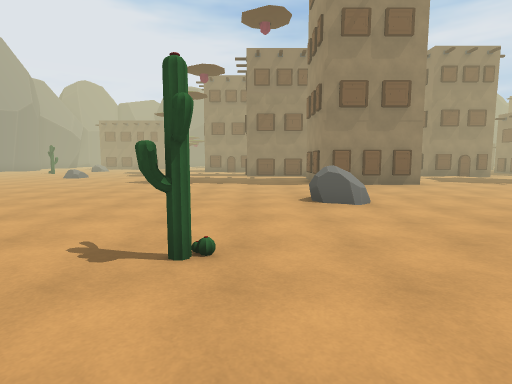
View 1 (above)

24 first-person views from a walk through a scene from a Unity 3-D project. The camera is 1.4 m above the floor, tilts 6° down and sees 80° across. The floor is counted in squares, 2 m on a side. Each view is taken from the middle of a square. On the plan, view 1 faces up. The plan holds only what a view shows up to about 10 squares ahead; the rest is blank. The place goes on beyond the plan. The player character is not drawn.

View 2
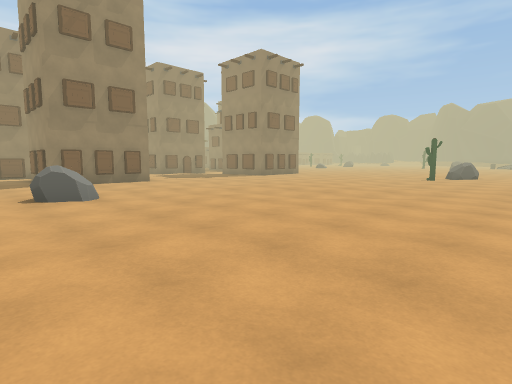

View 3
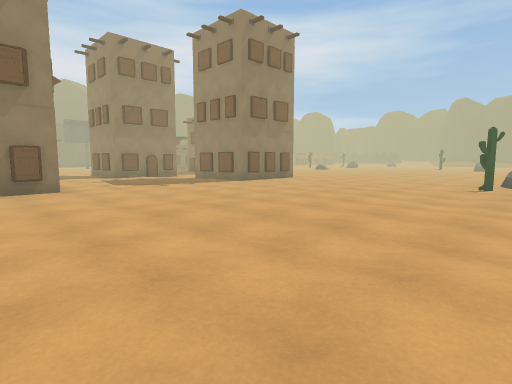

View 4
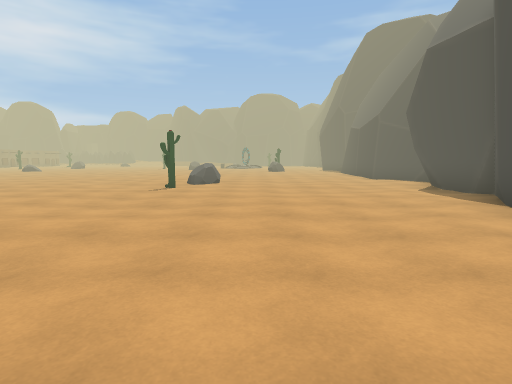

View 5
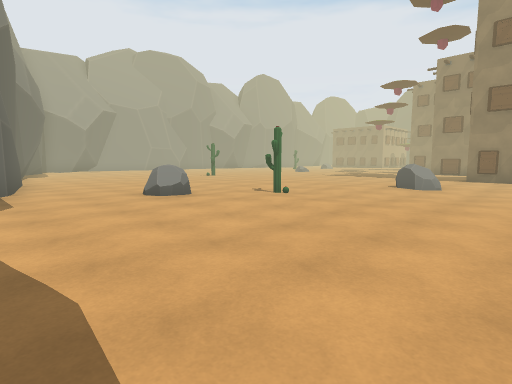

View 6
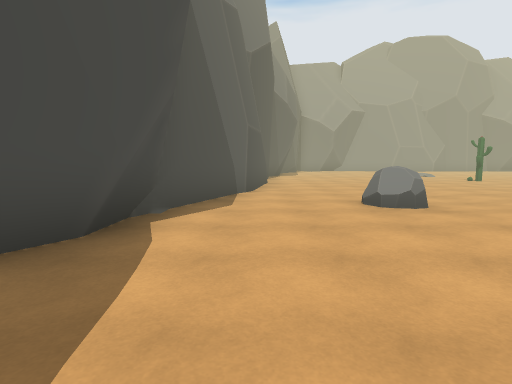

View 7
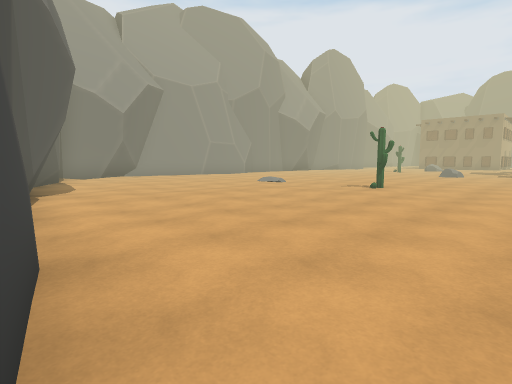

View 8
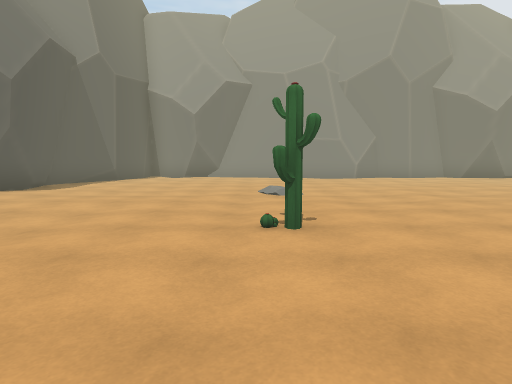

View 9
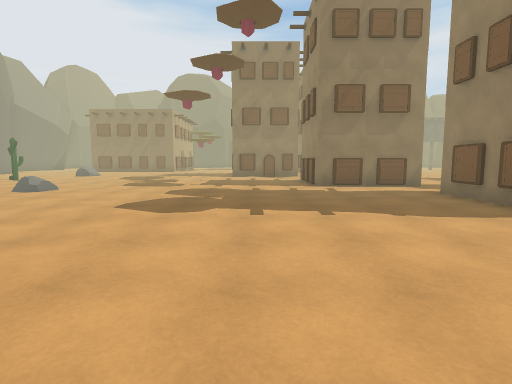

View 10
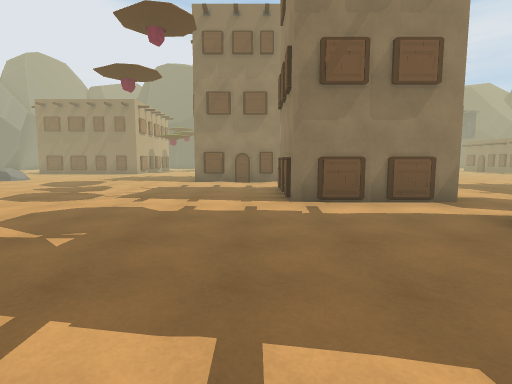

View 11
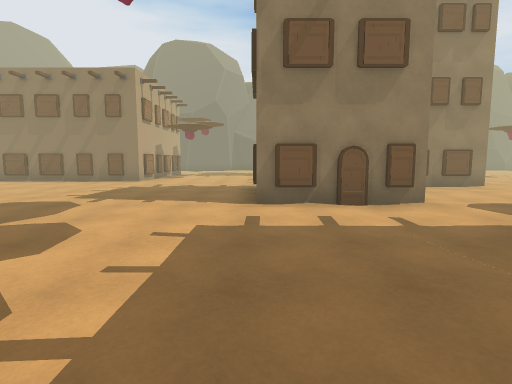

View 12
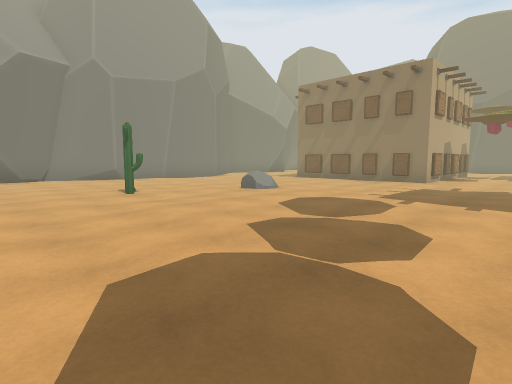

View 13
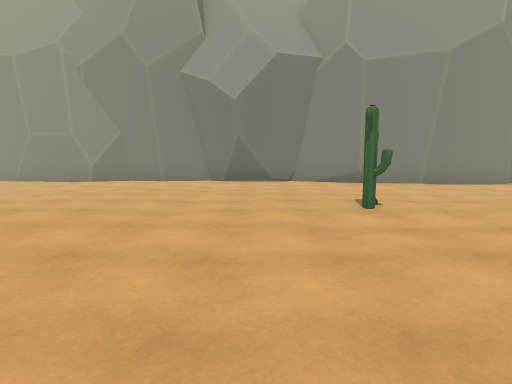

View 14
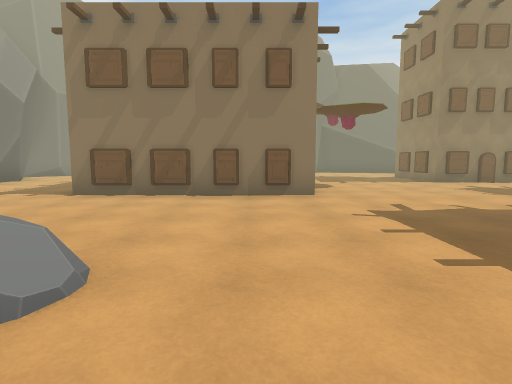

View 15
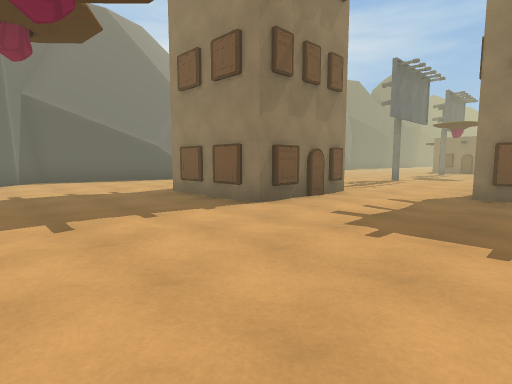

View 16
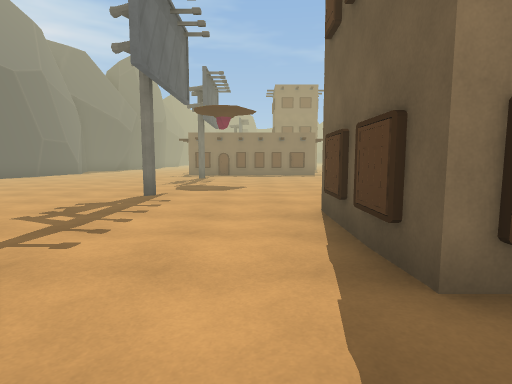

View 17
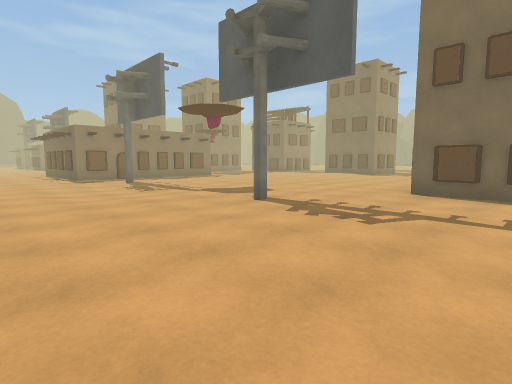

View 18
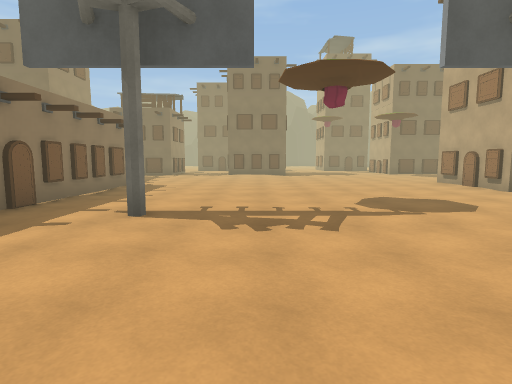

View 19
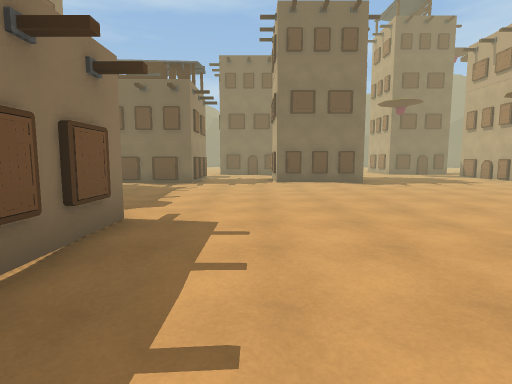

View 20
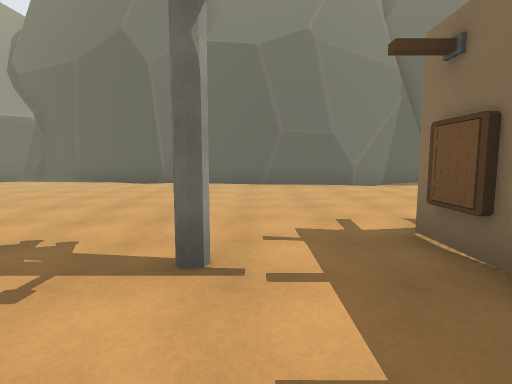

View 21
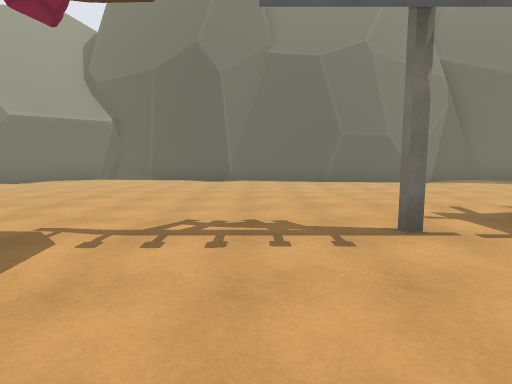

View 22
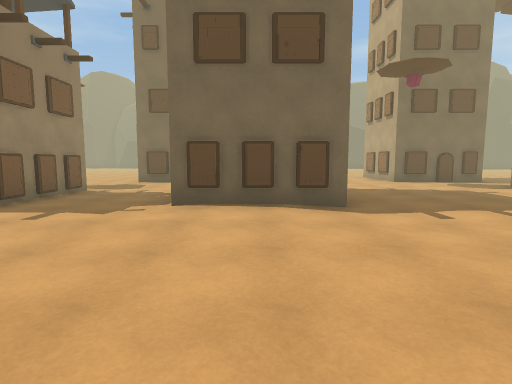

View 23
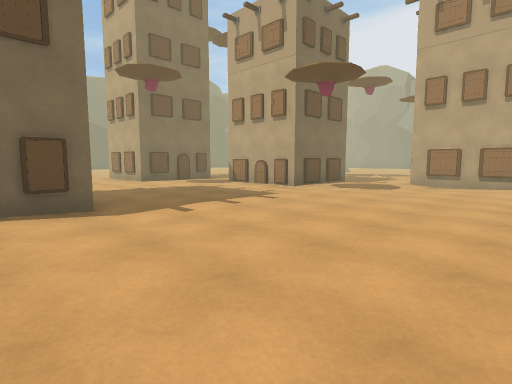

View 24
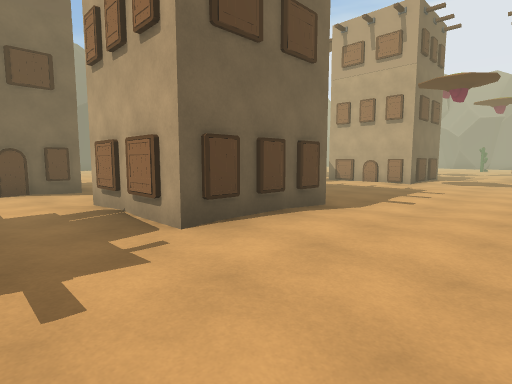

### Floor plan
Key: @ floor where view 1 was taken; # wall or solid block; . floor; / step, stairs or slope; B building; R rock; C cactus; I billboard.
Columns run from 16 left of view 1 to 14 right of it. Each row starts with its distance up from view 1.
 35                   #######
 34            ####  ##.......#####
 33            ....  #.............
 32            ....   .............
 31            ....  ..............
 30            ....  ..............
 29            ...B  .............
 28           ....#  ............B
 27 #..       ....###....I.....I.#
 26 #...      ...................#
 25  ...      ...................#
 24   ...    B.......##B.........#
 23    ..#####......  ##.........#
 22 #   ..........     #..........
 21 #   ..........    ............
 20  #...........B  ...............
 19  #....RR.....#  ...............
 18  #...........###...............
 17 ##.............................
 16 #.....C.................B##..#
 15 #...............###.....  #..B
 14 #...............###.....  #..#B
 13 #...............##B.....  ....
 12 #......../.............   .....
 11 #.................B##...  ###..
 10 #.................###.....
  9 #.................B##.....B
  8 #..........................
  7 #.......................... ...
  6 #..../.........../.............
  5   .../...C.......RR............
  4   .............................
  3   .............................
  2   .............C............CRR
  1   .............................
  0   #...........R.@..............
 -1   ####.........................
 -2           ##......... .........
 -3            ####......  ........
 -4               ####       #.....
 -5                          #####.

Positions as (right, up) in squares from view 1, and headings:
1: (0, 0), facing up
2: (0, -1), facing up-right
3: (3, 1), facing up-right
4: (4, 0), facing right
5: (4, -3), facing up-left
6: (3, -2), facing left
7: (-4, -2), facing up-left
8: (-4, 5), facing left
9: (-2, 5), facing up
10: (-1, 8), facing up
11: (-3, 13), facing up
12: (-4, 13), facing up-left
13: (-6, 14), facing left
14: (-8, 17), facing up
15: (-6, 23), facing up-right
16: (-1, 25), facing right
17: (1, 31), facing down-right
18: (9, 31), facing down
19: (11, 26), facing down
20: (11, 25), facing up
21: (9, 24), facing up
22: (9, 21), facing down
23: (9, 21), facing down-left
24: (12, 19), facing down-left
